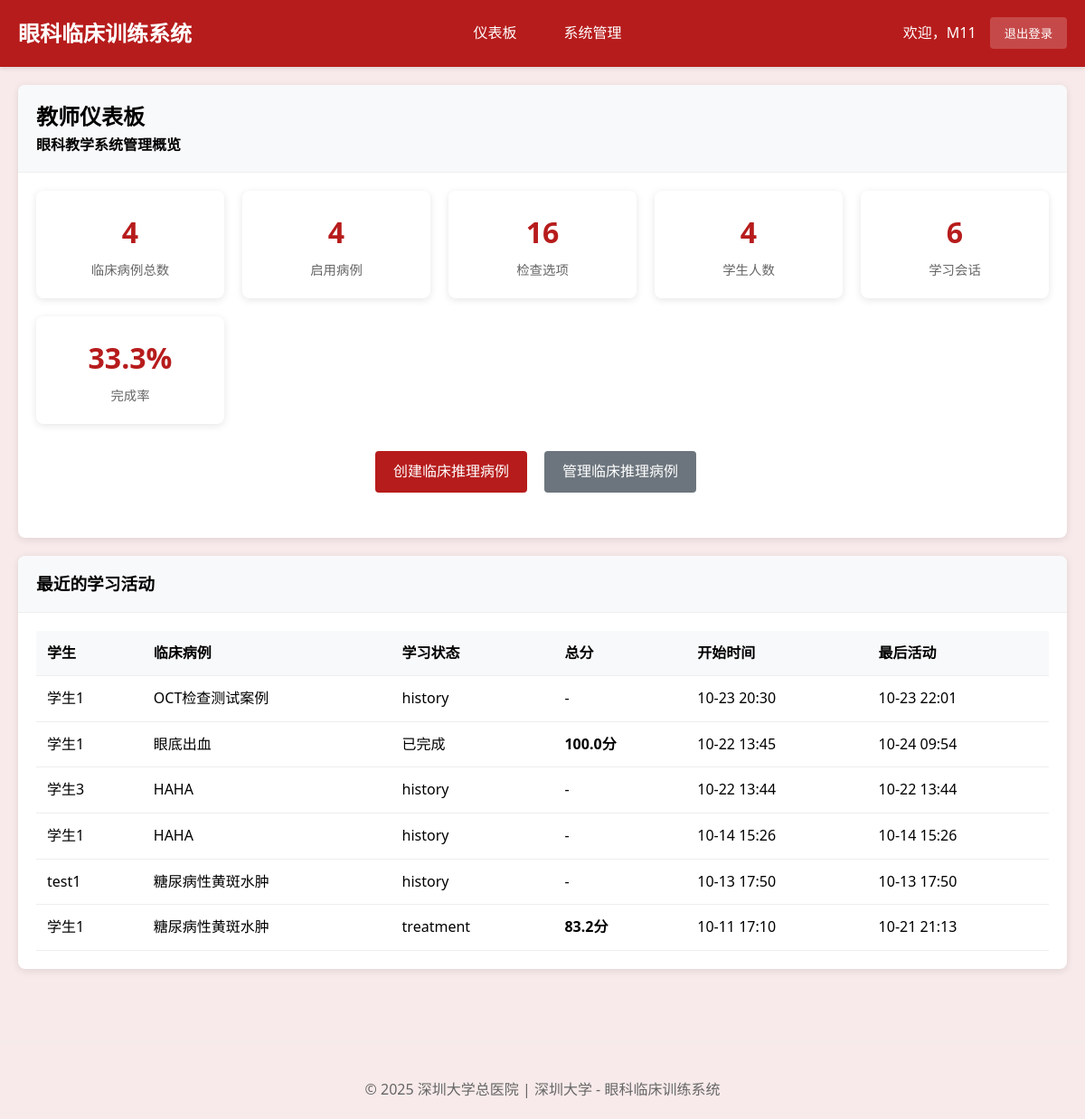
Before: /teacher/ (signed in) with the older database file.
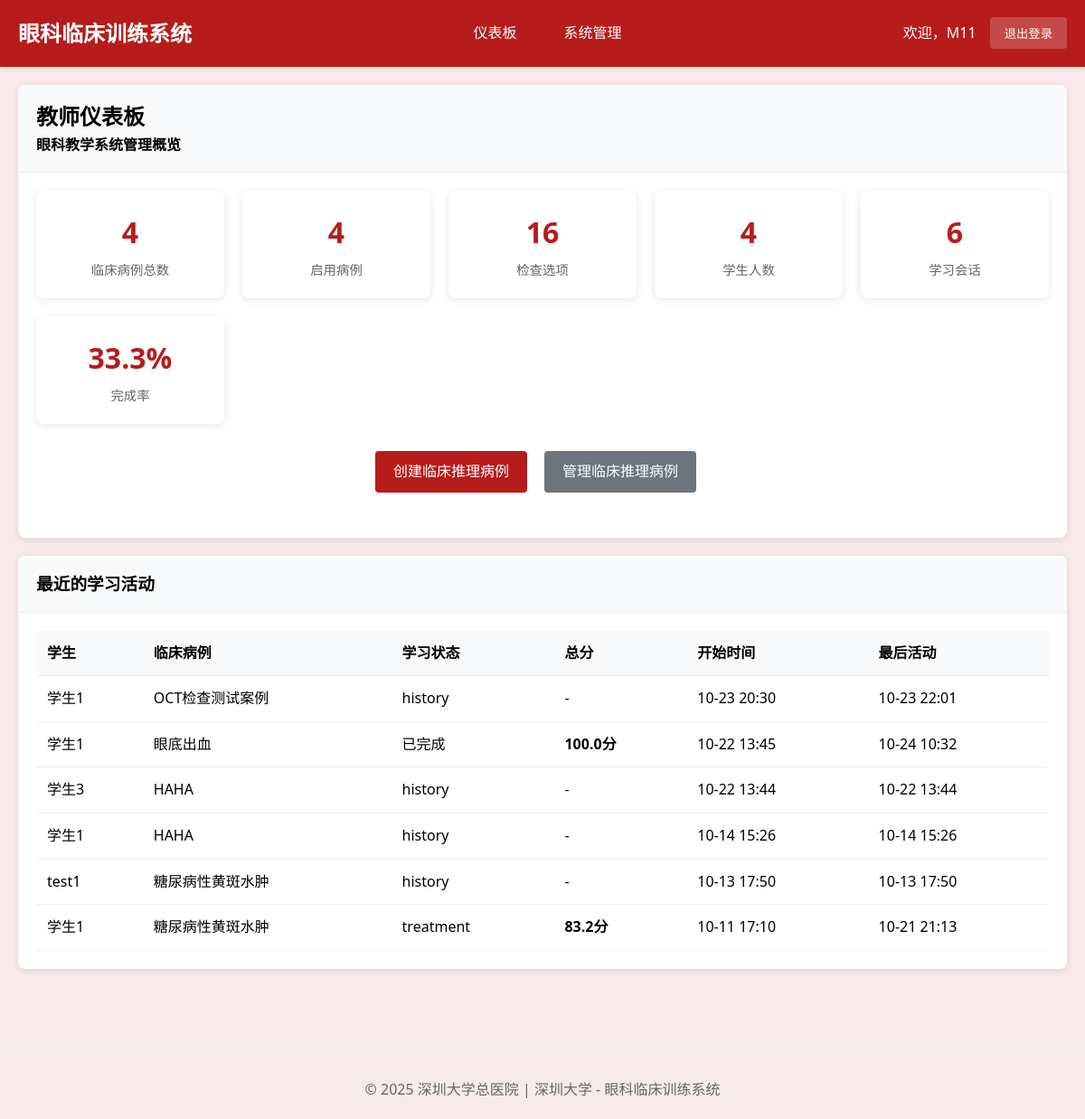
After: the same page with the newer database file.
### cases/models.py (models this page shows, shortened)
class StudentClinicalSession(models.Model):
    student = models.ForeignKey(User, on_delete=models.CASCADE, verbose_name="学生")
    clinical_case = models.ForeignKey(ClinicalCase, on_delete=models.CASCADE, verbose_name="临床案例")
    session_status = models.CharField(
        max_length=30,  # 增加长度以适应最长的选项
        choices=[
            ('case_presentation', '病例呈现'),         # 步骤1: 呈现病例
            ('examination_selection', '检查选择'),     # 步骤2: 选择检查方法
            ('examination_results', '检查结果'),       # 步骤3: 查看检查图像结果
            ('diagnosis_reasoning', '诊断推理'),       # 步骤4: 诊断判断推理
            ('treatment_selection', '治疗选择'),       # 步骤5: 选择治疗方案
            ('learning_feedback', '学习反馈'),         # 步骤6: 学习反馈
            ('completed', '已完成')
        ],
        default='case_presentation',
        verbose_name="当前阶段"
    )
    selected_examinations = models.JSONField(default=list, verbose_name="已选检查项目")
    examination_images_viewed = models.JSONField(default=list, verbose_name="已查看的检查图像")
    selected_diagnosis = models.ForeignKey(DiagnosisOption, on_delete=SET_NULL, blank=True, null=True, verbose_name="选择的诊断")
    diagnosis_reasoning_text = models.TextField(blank=True, verbose_name="诊断推理过程",
                                               help_text="学生的诊断思路和推理过程")
    selected_treatments = models.JSONField(default=list, verbose_name="已选治疗方案")
    step_completion_status = models.JSONField(
        default=dict,
        verbose_name="步骤完成状态",
        help_text="记录每个步骤的完成情况：{step_name: {completed: bool, score: float, completion_time: datetime}}"
    )
    required_examinations_completed = models.BooleanField(default=False, verbose_name="必选检查是否完成")
    examination_selection_valid = models.BooleanField(default=False, verbose_name="检查选择是否有效")
    examination_score = models.FloatField(default=0.0, verbose_name="检查选择得分")
    diagnosis_score = models.FloatField(default=0.0, verbose_name="诊断准确性得分")
    treatment_score = models.FloatField(default=0.0, verbose_name="治疗方案得分")
    reasoning_score = models.FloatField(default=0.0, verbose_name="推理过程得分")
    overall_score = models.FloatField(default=0.0, verbose_name="总体得分")
    time_spent = models.JSONField(default=dict, verbose_name="各阶段用时", help_text="JSON格式记录各阶段耗时")
    step_start_times = models.JSONField(default=dict, verbose_name="各步骤开始时间")
    started_at = models.DateTimeField(auto_now_add=True, verbose_name="开始时间")
    completed_at = models.DateTimeField(blank=True, null=True, verbose_name="完成时间")
    last_activity = models.DateTimeField(auto_now=True, verbose_name="最后活动时间")
    learning_notes = models.TextField(blank=True, verbose_name="学习笔记")
    reflection = models.TextField(blank=True, verbose_name="学习反思")
    session_data = models.JSONField(default=dict, verbose_name="会话数据",
                                   help_text="保存检查顺序、当前进度等临时数据")
    class Meta:
        verbose_name = "学生临床会话"
        verbose_name_plural = "学生临床会话"
        ordering = ['-started_at']
        unique_together = ['student', 'clinical_case']

class ClinicalCase(models.Model):
    title = models.CharField(max_length=200, verbose_name="案例标题")
    case_id = models.CharField(max_length=50, unique=True, verbose_name="案例编号")
    patient_age = models.IntegerField(verbose_name="患者年龄")
    patient_gender = models.CharField(max_length=10, choices=[('M', '男'), ('F', '女')], verbose_name="患者性别")
    chief_complaint = models.TextField(verbose_name="主诉")
    present_illness = models.TextField(verbose_name="现病史")
    past_history = models.TextField(blank=True, verbose_name="既往史")
    family_history = models.TextField(blank=True, verbose_name="家族史")
    learning_objectives = models.JSONField(verbose_name="学习目标", help_text="JSON格式存储多个学习目标")
    difficulty_level = models.CharField(
        max_length=20,
        choices=[('beginner', '初级'), ('intermediate', '中级'), ('advanced', '高级')],
        default='intermediate',
        verbose_name="难度等级"
    )
    is_active = models.BooleanField(default=True, verbose_name="是否启用")
    created_by = models.ForeignKey(User, on_delete=models.CASCADE, verbose_name="创建者")
    created_at = models.DateTimeField(auto_now_add=True, verbose_name="创建时间")
    updated_at = models.DateTimeField(auto_now=True, verbose_name="更新时间")
    case_images = models.JSONField(blank=True, null=True, verbose_name="案例图片", help_text="存储图片路径的JSON数组")
    class Meta:
        verbose_name = "临床案例"
        verbose_name_plural = "临床案例"
        ordering = ['-created_at']

### cases/views.py (the view)
# urls.py: path('teacher/', views.teacher_dashboard, name='teacher_dashboard'),
@login_required
@user_passes_test(is_teacher, login_url='login')
def teacher_dashboard(request):
    total_clinical_cases = ClinicalCase.objects.count()
    active_clinical_cases = ClinicalCase.objects.filter(is_active=True).count()
    total_students = User.objects.filter(groups__name='Students').count()
    total_examinations = ExaminationOption.objects.count()
    total_sessions = StudentClinicalSession.objects.count()
    completed_sessions = StudentClinicalSession.objects.filter(completed_at__isnull=False).count()
    completion_rate = round((completed_sessions / total_sessions * 100), 1) if total_sessions > 0 else 0
    recent_sessions = StudentClinicalSession.objects.select_related('student', 'clinical_case').order_by('-started_at')[:10]
    context = {
        'total_clinical_cases': total_clinical_cases,
        'active_clinical_cases': active_clinical_cases,
        'total_students': total_students,
        'total_examinations': total_examinations,
        'total_sessions': total_sessions,
        'completed_sessions': completed_sessions,
        'completion_rate': completion_rate,
        'recent_sessions': recent_sessions,
    }
    return render(request, 'teacher/dashboard.html', context)

### cases/views.py (called while the page is built)
def is_teacher(user):
    return user.groups.filter(name='Teachers').exists() or user.is_superuser

### cases/templates/teacher/dashboard.html (shortened to what this page needs)
{% extends 'base.html' %}
{% load static %}
{% block content %}
<div class="card">
    <div class="card-header">
        <h2>教师仪表板</h2>
        <p>眼科教学系统管理概览</p>
    </div>
    <div class="card-body">
        <div class="stats-grid">
            <div class="stat-card">
                <div class="stat-number">{{ total_clinical_cases }}</div>
                <div class="stat-label">临床病例总数</div>
            </div>
            <div class="stat-card">
                <div class="stat-number">{{ active_clinical_cases }}</div>
                <div class="stat-label">启用病例</div>
            </div>
            <div class="stat-card">
                <div class="stat-number">{{ total_examinations }}</div>
                <div class="stat-label">检查选项</div>
            </div>
            <div class="stat-card">
                <div class="stat-number">{{ total_students }}</div>
                <div class="stat-label">学生人数</div>
            </div>
            <div class="stat-card">
                <div class="stat-number">{{ total_sessions }}</div>
                <div class="stat-label">学习会话</div>
            </div>
            <div class="stat-card">
                <div class="stat-number">{{ completion_rate }}%</div>
                <div class="stat-label">完成率</div>
            </div>
        </div>
        <div style="text-align: center; margin: 30px 0;">
            <a href="{% url 'teacher_clinical_case_create' %}" class="btn" style="margin-right: 15px;">创建临床推理病例</a>
            <a href="{% url 'teacher_clinical_case_list' %}" class="btn secondary" style="margin-right: 15px;">管理临床推理病例</a>
        </div>
    </div>
</div>
{% if recent_sessions %}
<div class="card">
    <div class="card-header">
        <h3>最近的学习活动</h3>
    </div>
    <div class="card-body">
        <table class="table">
            <thead>
                <tr>
                    <th>学生</th>
                    <th>临床病例</th>
                    <th>学习状态</th>
                    <th>总分</th>
                    <th>开始时间</th>
                    <th>最后活动</th>
                </tr>
            </thead>
            <tbody>
                {% for session in recent_sessions %}
                <tr>
                    <td>{{ session.student.get_full_name|default:session.student.username }}</td>
                    <td>{{ session.clinical_case.title }}</td>
                    <td>{{ session.get_session_status_display|default:session.session_status }}</td>
                    <td>
                        {% if session.overall_score %}
                            <strong>{{ session.overall_score|floatformat:1 }}分</strong>
                        {% else %}
                            -
                        {% endif %}
                    </td>
                    <td>{{ session.started_at|date:"m-d H:i" }}</td>
                    <td>{{ session.last_activity|date:"m-d H:i"|default:"-" }}</td>
                </tr>
                {% endfor %}
            </tbody>
        </table>
    </div>
</div>
{% endif %}
{% endblock %}

Changed rows visible on the page:
changed StudentClinicalSession "已完成": last_activity "10-24 09:54" → "10-24 10:32"
